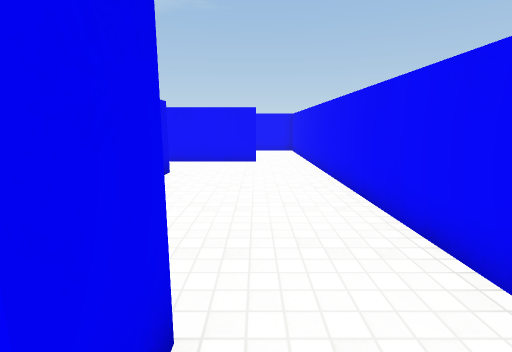
View 1 (above)

24 first-person views from a walk through a 3-D level made in the Unity game engine. The camera is 1.3 m above the floor, tilts 10° down and sees 85° across. The floor is counted in squares, 1 m on a side. Each view is taken from the middle of a square. On the plan, view 1 faces up. The plan holds only what a view shows up to about 13 squares ahead; the rest is blank. The place goes on beyond the plan. Surface patterns are stand-ins for the level's own textures.

View 2
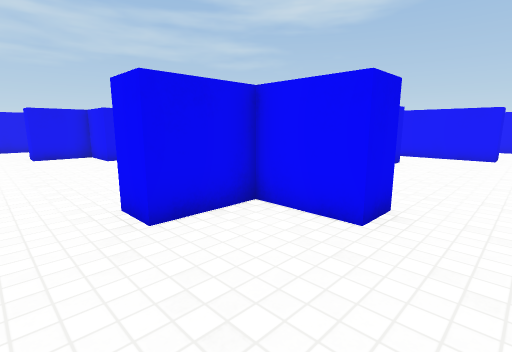

View 3
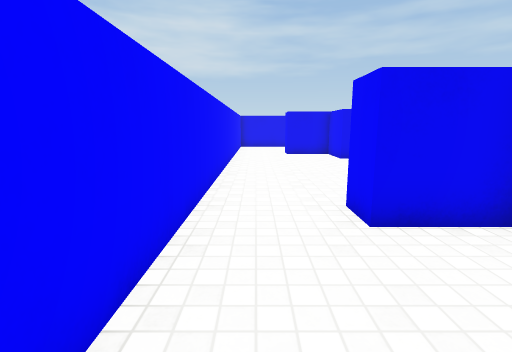

View 4
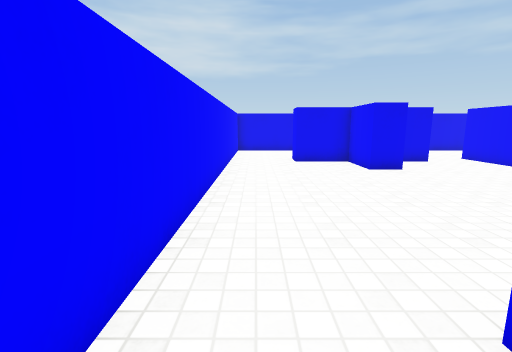

View 5
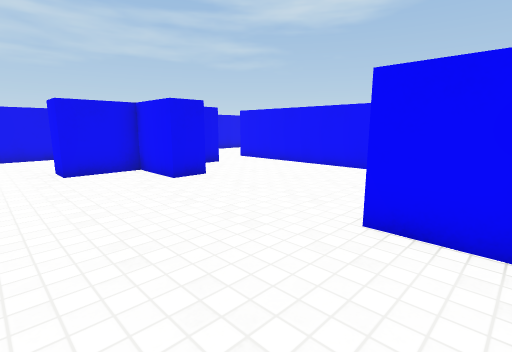

View 6
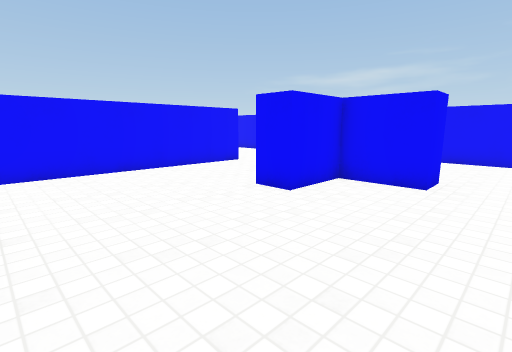

View 7
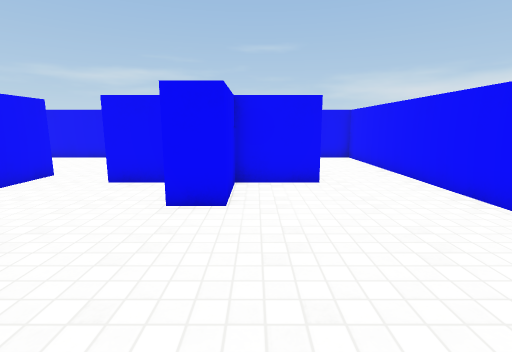

View 8
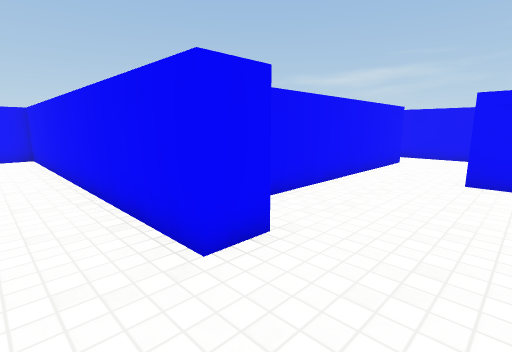

View 9
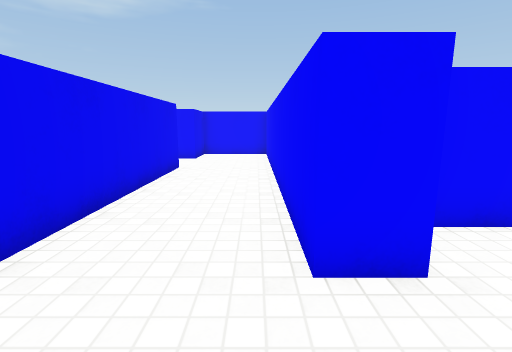

View 10
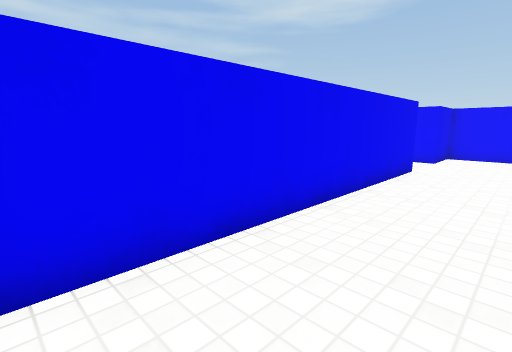

View 11
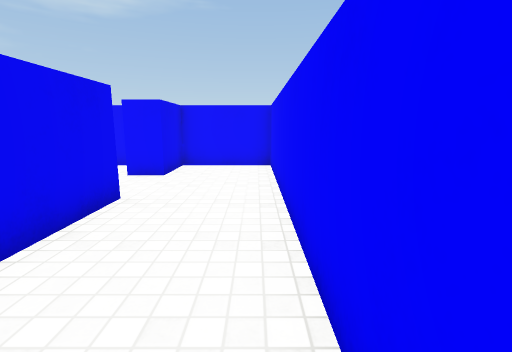

View 12
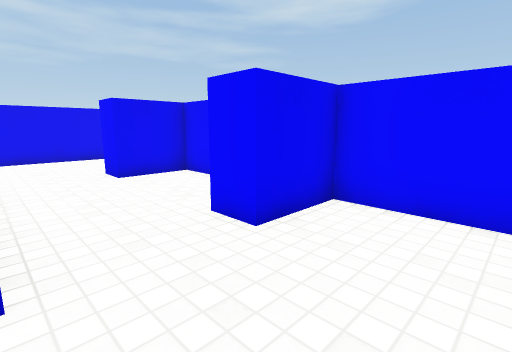

View 13
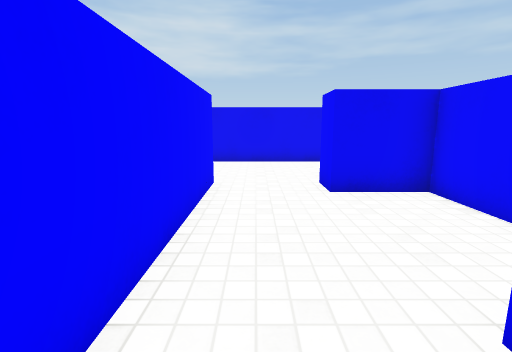

View 14
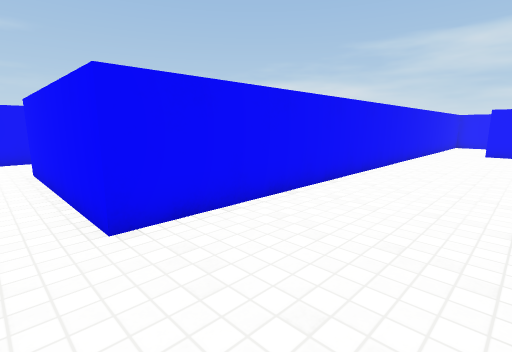

View 15
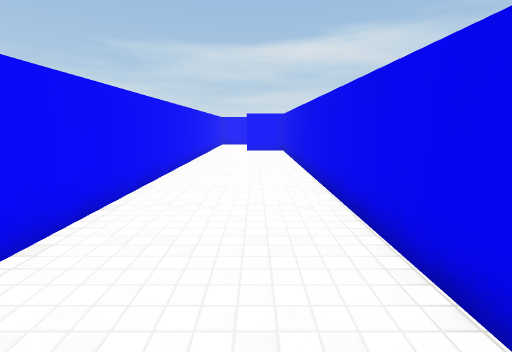

View 16
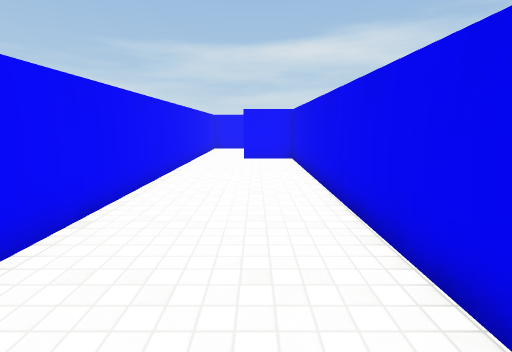

View 17
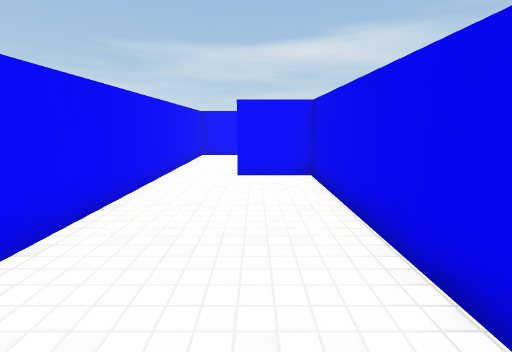

View 18
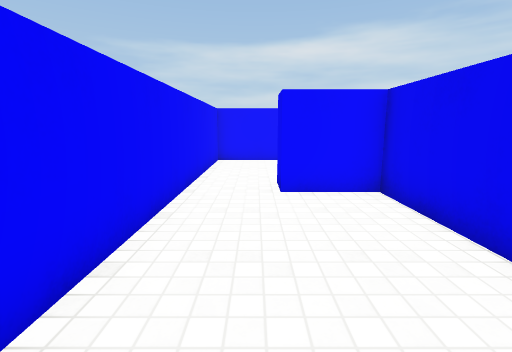

View 19
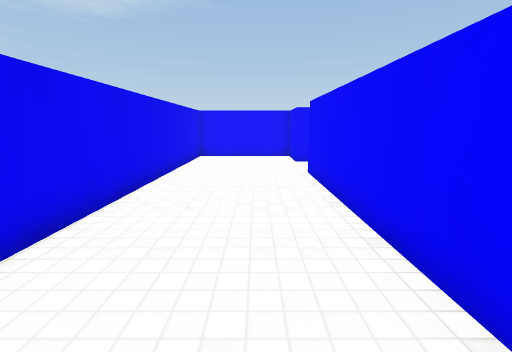

View 20
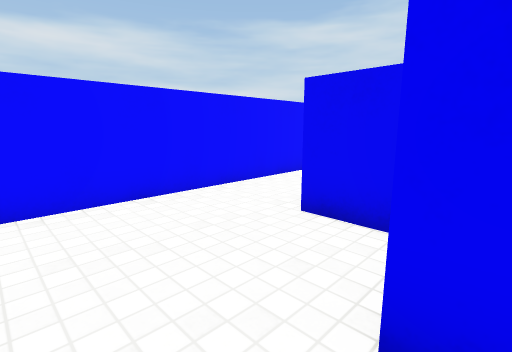

View 21
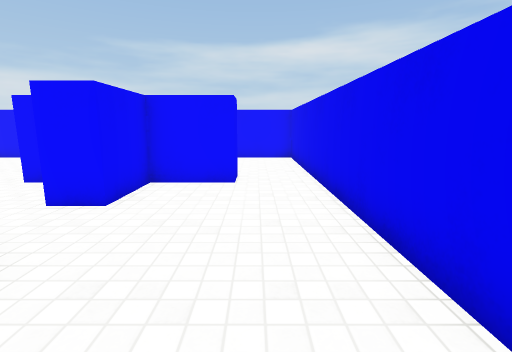

View 22
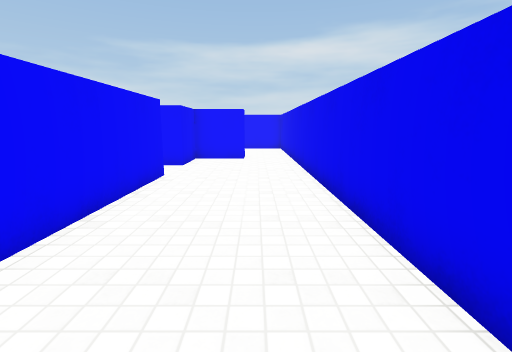

View 23
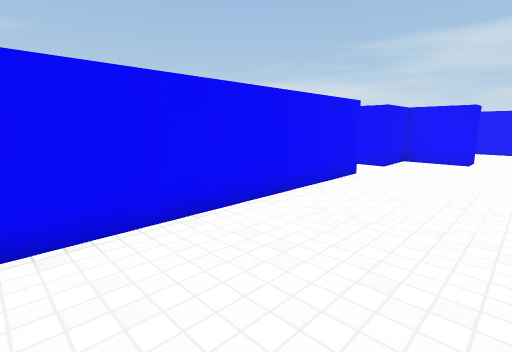

View 24
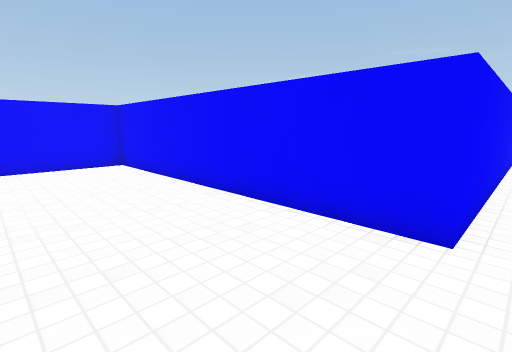

### Floor plan
Ten units are one square. View 1 is at (0, 0); x grows to the right and y downward. Boxes are objects, and circles mark ways between rooms. Rooms are numbered by the first view taken in them; rooms with no view inside come last. Other rooms are left out.
<svg viewBox="-239 -210 264 255">
<path fill="none" stroke="#000" d="M-5 -16 -5 -5 -25 -5 -25 15 -35 15M-35 40 20 40 20 5M-110 -15 -105 -15 -105 -5 -125 -5 -125 15M-35 -21 -35 -35M-35 15 -35 -5 -55 -5 -55 -15M-135 -35 -125 -35 -125 -25M-35 -55 -135 -55M-125 40 -35 40M-84 -92 -95 -92 -95 -205 -125 -205 -125 -185 -135 -185M0 -115 0 -105 -78 -105M-135 -160 -125 -160 -125 -70M20 -20 20 -115M-175 -185 -185 -185 -185 -205 -225 -205 -225 -15 -205 -15M-185 -15 -185 -160 -175 -160M-225 1 -225 15M-205 -15 -205 -5M-234 40 -185 40 -185 -15M-135 -55 -135 -150 -166 -150M-175 -115 -175 -15M-155 -15 -135 -15 -135 -35M-155 -5 -155 -15M-125 15 -135 15M-175 -15 -175 40 -125 40M-144 -205 -175 -205 -175 -185M-175 -160 -135 -160"/>
<rect x="-35" y="-85" width="10" height="30" fill="#bbb"><title>blue block</title></rect>
<circle cx="-30" cy="25" r="3" fill="#2a7"/>
<circle cx="5" cy="-10" r="3" fill="#2a7"/>
<circle cx="-40" cy="-45" r="3" fill="#2a7"/>
<circle cx="-130" cy="-45" r="3" fill="#2a7"/>
<circle cx="-130" cy="25" r="3" fill="#2a7"/>
<circle cx="-130" cy="-175" r="3" fill="#2a7"/>
<circle cx="-195" cy="-10" r="3" fill="#2a7"/>
<circle cx="-180" cy="-175" r="3" fill="#2a7"/>
<circle cx="-165" cy="-10" r="3" fill="#2a7"/>
<text x="-10" y="10">1</text>
<text x="-80" y="-10">2</text>
<text x="-60" y="-100">3</text>
<text x="-200" y="-110">4</text>
<text x="-210" y="10">5</text>
<text x="-160" y="-80">6</text>
<text x="-150" y="10">7</text>
<text x="-160" y="-190">8</text>
</svg>
Room 1 opens to room 2. Room 1 opens to room 3. Room 2 opens to room 3. Room 2 opens to room 6. Room 2 opens to room 7. Room 3 opens to room 8. Room 4 opens to room 5. Room 4 opens to room 8. Room 6 opens to room 7.

Where each view was taken, in squares from view 1:
view 1: 0 up, 0 right, facing up
view 2: 3 down, 1 right, facing up-left
view 3: 3 down, 1 right, facing left
view 4: 3 down, 2 left, facing left
view 5: 3 down, 4 left, facing up-left
view 6: 3 down, 10 left, facing up-right
view 7: 0 up, 10 left, facing right
view 8: 7 up, 11 left, facing up-right
view 9: 7 up, 10 left, facing up
view 10: 7 up, 10 left, facing up-left
view 11: 11 up, 10 left, facing up
view 12: 16 up, 10 left, facing up-left
view 13: 17 up, 12 left, facing left
view 14: 17 up, 22 left, facing down-right
view 15: 17 up, 21 left, facing down
view 16: 13 up, 21 left, facing down
view 17: 9 up, 21 left, facing down
view 18: 7 up, 20 left, facing down
view 19: 8 up, 20 left, facing up
view 20: 1 up, 19 left, facing down-left
view 21: 8 up, 16 left, facing down
view 22: 13 up, 16 left, facing down
view 23: 13 up, 17 left, facing down-right
view 24: 5 up, 17 left, facing up-right
